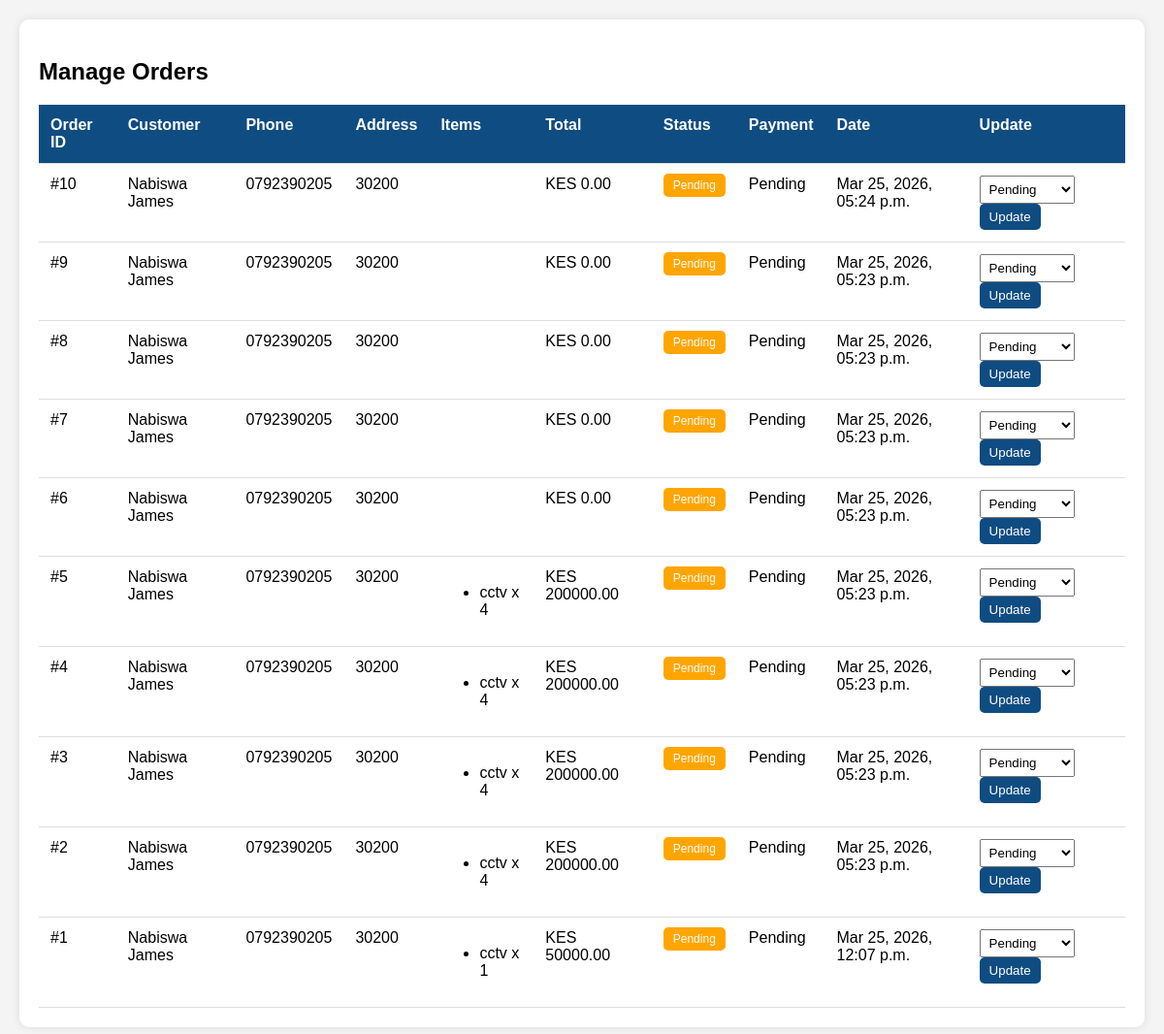
Screenshot of /manage_orders/ (signed in) with the database file from the repository.
### app/models.py (models this page shows, shortened)
class Order(models.Model):
    user = models.ForeignKey(User, on_delete=models.CASCADE, null=True, blank=True)
    name = models.CharField(max_length=100)
    email = models.EmailField(null=True, blank=True)  # ✅ FIXED
    phone = models.CharField(max_length=15)
    destination = models.CharField(max_length=255, default="N/A")
    total = models.DecimalField(max_digits=10, decimal_places=2, default=0)
    status = models.CharField(max_length=50, default='Pending')
    created_at = models.DateTimeField(auto_now_add=True)
    payment_status = models.CharField(max_length=50, default="Pending")
    STATUS_CHOICES = [
        ('Pending', 'Pending'),
        ('STK_Sent', 'STK Push Sent'), # User clicked pay, waiting for PIN
        ('Paid', 'Paid'),             # Callback received Success
        ('Failed', 'Failed'),         # Callback received Error or Timeout
    ]
    status = models.CharField(max_length=20, choices=STATUS_CHOICES, default='Pending')
    checkout_request_id = models.CharField(max_length=100, blank=True, null=True)
    mpesa_receipt = models.CharField(max_length=50, blank=True, null=True)

class OrderItem(models.Model):
    order = models.ForeignKey(Order, on_delete=models.CASCADE, related_name='items')
    product = models.ForeignKey(Product, on_delete=models.CASCADE)
    quantity = models.PositiveIntegerField()
    price = models.DecimalField(max_digits=10, decimal_places=2)

class Product(models.Model):
    name = models.CharField(max_length=255)
    price = models.DecimalField(max_digits=10, decimal_places=2)
    discount = models.DecimalField(max_digits=4,decimal_places=2,default=0)
    stock = models.IntegerField()
    category = models.ForeignKey(Category, on_delete=models.CASCADE, related_name="products")
    specifications = models.TextField(blank=True)
    views = models.IntegerField(default=0)
    brand = models.ForeignKey(Brand, on_delete=models.CASCADE)
    created_at = models.DateTimeField(auto_now_add=True)
    updated_at = models.DateTimeField(auto_now=True)

### app/views.py (the view)
# urls.py: path('manage_orders/',views.manage_orders,name='manage_orders'),
@staff_member_required
def manage_orders(request):
    orders = Order.objects.all().order_by('-id')
    return render(request, 'manage_orders.html', {'orders': orders})

### app/context_processors.py (called while the page is built)
def cart_count(request):
    count = 0
    if request.user.is_authenticated:
        result = CartItem.objects.filter(user=request.user).aggregate(
            total=Sum('quantity')
        )
        count = result['total'] or 0
    return {'cart_count': count}

### app/templates/manage_orders.html (shortened to what this page needs)
{% load static %}
<!DOCTYPE html>
<html>
<head>
</head>
<body>
<div class="container">
    <h2>Manage Orders</h2>
    <table>
        <thead>
            <tr>
                <th>Order ID</th>
                <th>Customer</th>
                <th>Phone</th>
                <th>Address</th>
                <th>Items</th>
                <th>Total</th>
                <th>Status</th>
                <th>Payment</th>
                <th>Date</th>
                <th>Update</th>
            </tr>
        </thead>
        <tbody>
            {% for order in orders %}
            <tr>
                <td>#{{ order.id }}</td>
                <td>{{ order.name }}</td>
                <td>{{ order.phone }}</td>
                <td>{{ order.destination }}</td>
                <td>
                    <ul>
                        {% for item in order.items.all %}
                            <li>{{ item.product.name }} x {{ item.quantity }}</li>
                        {% endfor %}
                    </ul>
                </td>
                <td>KES {{ order.total }}</td>
                <td>
                    <span class="status
                        {% if order.status|lower == 'pending' %}pending{% endif %}
                    ">
                        {{ order.status }}
                    </span>
                </td>
                <td>{{ order.payment_status }}</td>
                <td>{{ order.created_at|date:"M d, Y, h:i a" }}</td>
                <td>
                    <form method="POST" action="{% url 'update_order_status' order.id %}">
                        <select name="status">
                            <option value="Pending" {% if order.status == "Pending" %}selected{% endif %}>Pending</option>
                        </select>
                        <button type="submit" class="btn btn-update">Update</button>
                    </form>
                </td>
            </tr>
            {% empty %}
            <tr>
                <td colspan="10">No orders found.</td>
            </tr>
            {% endfor %}
        </tbody>
    </table>
</div>
</body>
</html>

### app/templates/manage_orders.html (style rules this page uses)
body { font-family: Arial; background: #f4f4f4; margin: 0; padding: 20px; }
.container { background: white; padding: 20px; border-radius: 10px; box-shadow: 0 0 10px rgba(0,0,0,0.1); }
h2 { margin-bottom: 20px; }
table { width: 100%; border-collapse: collapse; }
table th, table td { padding: 12px; border-bottom: 1px solid #ddd; text-align: left; vertical-align: top; }
table th { background: #0f4c81; color: white; }
.status { padding: 5px 10px; border-radius: 5px; color: white; font-size: 12px; }
.pending { background: orange; }
.btn { padding: 6px 10px; border: none; cursor: pointer; border-radius: 5px; }
.btn-update { background: #0f4c81; color: white; }
select { padding: 5px; }

### rows the page displays
Order: id "10", name "Nabiswa James", phone "0792390205", destination "30200", total "0.00", status "Pending", payment_status "Pending", created_at "Mar 25, 2026, 05:24 p.m."
Order: id "9", name "Nabiswa James", phone "0792390205", destination "30200", total "0.00", status "Pending", payment_status "Pending", created_at "Mar 25, 2026, 05:23 p.m."
Order: id "8", name "Nabiswa James", phone "0792390205", destination "30200", total "0.00", status "Pending", payment_status "Pending", created_at "Mar 25, 2026, 05:23 p.m."
Order: id "7", name "Nabiswa James", phone "0792390205", destination "30200", total "0.00", status "Pending", payment_status "Pending", created_at "Mar 25, 2026, 05:23 p.m."
Order: id "6", name "Nabiswa James", phone "0792390205", destination "30200", total "0.00", status "Pending", payment_status "Pending", created_at "Mar 25, 2026, 05:23 p.m."
Order: id "5", name "Nabiswa James", phone "0792390205", destination "30200", total "200000.00", status "Pending", payment_status "Pending", created_at "Mar 25, 2026, 05:23 p.m."
OrderItem: product.name "cctv", quantity "4"
Order: id "4", name "Nabiswa James", phone "0792390205", destination "30200", total "200000.00", status "Pending", payment_status "Pending", created_at "Mar 25, 2026, 05:23 p.m."
OrderItem: product.name "cctv", quantity "4"
Order: id "3", name "Nabiswa James", phone "0792390205", destination "30200", total "200000.00", status "Pending", payment_status "Pending", created_at "Mar 25, 2026, 05:23 p.m."
OrderItem: product.name "cctv", quantity "4"
Order: id "2", name "Nabiswa James", phone "0792390205", destination "30200", total "200000.00", status "Pending", payment_status "Pending", created_at "Mar 25, 2026, 05:23 p.m."
OrderItem: product.name "cctv", quantity "4"
Order: id "1", name "Nabiswa James", phone "0792390205", destination "30200", total "50000.00", status "Pending", payment_status "Pending", created_at "Mar 25, 2026, 12:07 p.m."
OrderItem: product.name "cctv", quantity "1"
